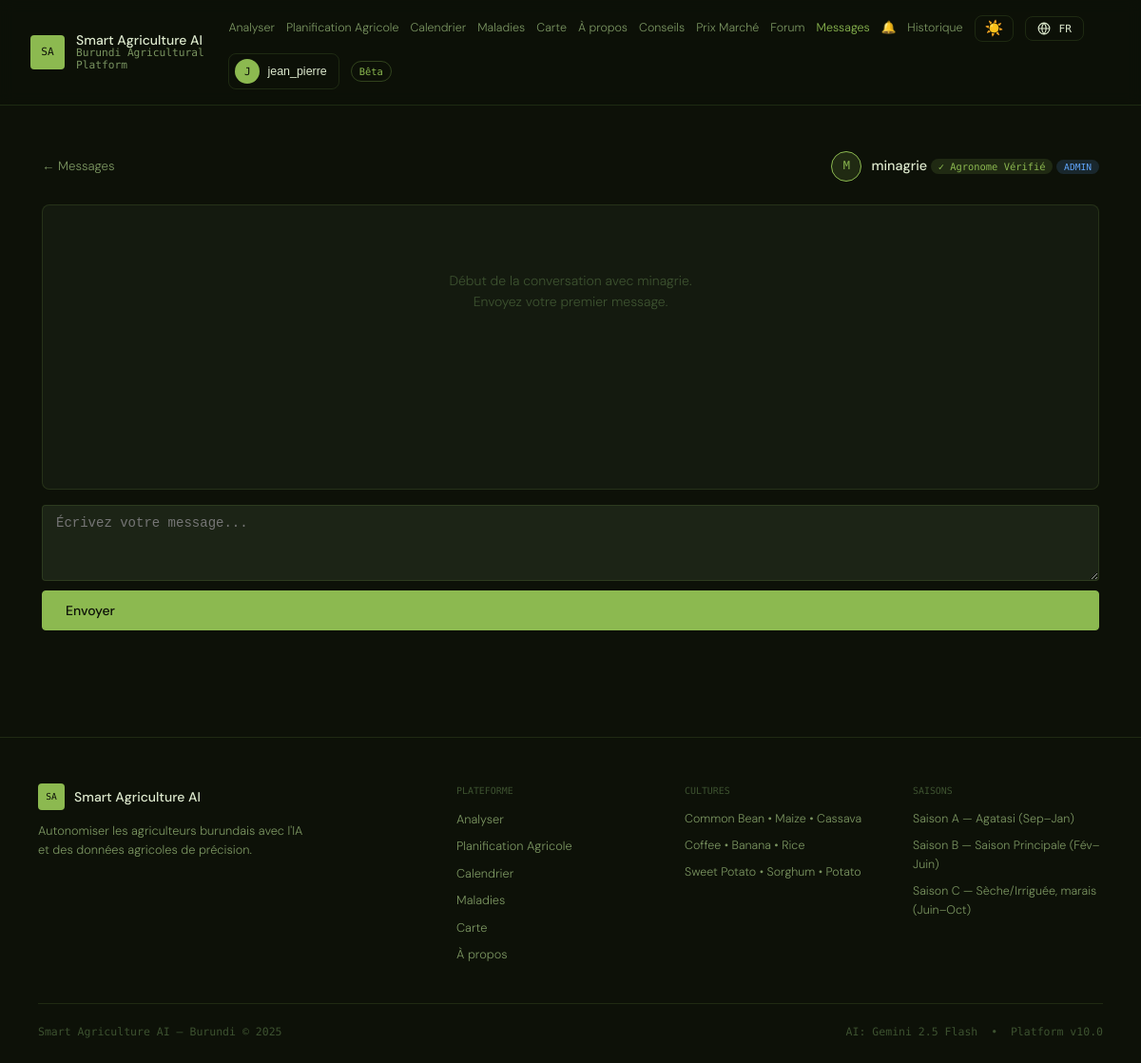
The app's page /community/messages/7 (signed in) with its own data.
### models.py (models this page shows, shortened)
class User(UserMixin, db.Model):
    __tablename__ = "users"
    id            = db.Column(db.Integer, primary_key=True)
    username      = db.Column(db.String(64),  unique=True, nullable=False)
    email         = db.Column(db.String(120), unique=True, nullable=False)
    password_hash = db.Column(db.String(256), nullable=False)
    role          = db.Column(db.String(20),  nullable=False, default="farmer")
    language      = db.Column(db.String(5),   nullable=False, default="fr")  # fr | rn | en
    theme         = db.Column(db.String(10),  nullable=False, default="dark") # dark | light
    full_name     = db.Column(db.String(120), nullable=True)
    phone         = db.Column(db.String(30),  nullable=True)
    province      = db.Column(db.String(60),  nullable=True)
    commune       = db.Column(db.String(60),  nullable=True)
    created_at    = db.Column(db.DateTime, default=datetime.utcnow)
    last_login    = db.Column(db.DateTime, nullable=True)
    is_active                = db.Column(db.Boolean, default=True)
    is_verified_professional = db.Column(db.Boolean, default=False)
    analyses      = db.relationship("Analysis", backref="user", lazy=True, cascade="all, delete-orphan")
    farms         = db.relationship("Farm", backref="owner", lazy=True, cascade="all, delete-orphan")
    forum_posts   = db.relationship("ForumPost", backref="author", lazy=True, cascade="all, delete-orphan")
    forum_replies = db.relationship("ForumReply", backref="author", lazy=True, cascade="all, delete-orphan")
    sent_messages = db.relationship("DirectMessage", foreign_keys="DirectMessage.sender_id", backref="sender", lazy=True, cascade="all, delete-orphan")
    recv_messages = db.relationship("DirectMessage", foreign_keys="DirectMessage.receiver_id", backref="receiver", lazy=True)

### community_routes.py (the view, shortened to what this page needs)
@community_bp.route("/messages/<int:partner_id>", methods=["GET", "POST"])
@login_required
def conversation(partner_id):
    partner = User.query.get_or_404(partner_id)
    if current_user.role == "farmer":
        can_dm = (partner.is_verified_professional or
                  partner.role in ("admin", "government"))
        if not can_dm:
            flash("You can only send direct messages to verified agronomists or government officials.", "error")
            return redirect(url_for("community.inbox"))
    messages = DirectMessage.query.filter(
        or_(
            and_(DirectMessage.sender_id==current_user.id, DirectMessage.receiver_id==partner_id),
            and_(DirectMessage.sender_id==partner_id, DirectMessage.receiver_id==current_user.id)
        )
    ).order_by(DirectMessage.created_at.asc()).all()
    DirectMessage.query.filter_by(
        sender_id=partner_id, receiver_id=current_user.id, is_read=False
    ).update({"is_read": True})
    db.session.commit()
    return render_template("community/conversation.html",
        partner=partner, messages=messages)

### app.py (called while the page is built)
@login_manager.user_loader
def load_user(uid): return User.query.get(int(uid))

def get_current_lang():
    if current_user.is_authenticated and current_user.language in SUPPORTED_LANGS:
        return current_user.language
    return session.get("lang", DEFAULT_LANG)

def get_current_theme():
    if current_user.is_authenticated and current_user.theme in ("dark","light"):
        return current_user.theme
    return session.get("theme", "dark")

@app.context_processor
def inject_translation():
    lang  = get_current_lang()
    theme = get_current_theme()
    return {"t": lambda key: t(key, lang), "current_lang": lang,
            "lang_names": LANG_NAMES, "supported_langs": SUPPORTED_LANGS,
            "current_theme": theme}

### translations.py (called while the page is built)
def t(key: str, lang: str = DEFAULT_LANG) -> str:
    if lang not in SUPPORTED_LANGS:
        lang = DEFAULT_LANG
    entry = STRINGS.get(key)
    if not entry:
        return key  # untranslated key shown as-is, makes missing strings obvious during dev
    return entry.get(lang) or entry.get(DEFAULT_LANG) or key

### templates/community/conversation.html (shortened to what this page needs)
{% extends "base.html" %}
{% block content %}
<div class="history-detail-header">
    <a href="{{ url_for('community.inbox') }}" class="back-link">&larr; Messages</a>
    <div style="display:flex;align-items:center;gap:10px">
        <span class="forum-avatar forum-avatar--pro">{{ partner.username[0].upper() }}</span>
        <div>
            <p style="font-weight:500;font-size:0.9rem">{{ partner.username }}
                {% if partner.is_verified_professional %}<span class="verified-badge">✓ Agronome Vérifié</span>{% endif %}
                {% if partner.role in ['admin','government'] %}<span class="gov-badge">{{ partner.role|upper }}</span>{% endif %}
            </p>
        </div>
    </div>
</div>
<div class="dm-thread" id="dmThread">
    {% if messages %}
    {% for msg in messages %}
    <div class="dm-bubble-wrap {% if msg.sender_id == current_user.id %}dm-bubble-wrap--mine{% else %}dm-bubble-wrap--theirs{% endif %}">
        <div class="dm-bubble {% if msg.sender_id == current_user.id %}dm-bubble--mine{% else %}dm-bubble--theirs{% endif %}">
            <p style="white-space:pre-wrap">{{ msg.body }}</p>
            <span class="dm-time">{{ msg.created_at.strftime('%d %b %H:%M') }}{% if msg.sender_id==current_user.id and msg.is_read %} ✓✓{% endif %}</span>
        </div>
    </div>
    {% endfor %}
    {% else %}
    <div style="text-align:center;padding:48px;color:var(--color-text-faint);font-size:0.875rem">
        Début de la conversation avec {{ partner.username }}.<br>Envoyez votre premier message.
    </div>
    {% endif %}
</div>
<form method="POST" class="dm-input-form" id="dmForm">
    <textarea name="body" id="dmInput" class="form-input" rows="3"
              placeholder="Écrivez votre message..." required></textarea>
    <button type="submit" class="btn btn--primary">Envoyer</button>
</form>
{% endblock %}

### templates/base.html (shortened to what this page needs)
<!DOCTYPE html>
<html lang="{{ current_lang }}" data-theme="{{ current_theme }}">
<head>
    <link rel="stylesheet" href="{{ url_for('static', filename='css/main.css') }}"/>
</head>
<body>
<header class="site-header">
    <a href="{{ url_for('index') }}" class="logo">
        <span class="logo-mark">SA</span>
        <div class="logo-text">
            <span class="logo-primary">Smart Agriculture AI</span>
            <span class="logo-tag">Burundi Agricultural Platform</span>
        </div>
    </a>
    <nav class="site-nav" id="desktopNav">
        <a href="{{ url_for('index') }}" class="nav-link {% if request.endpoint=='index' %}nav-link--active{% endif %}">{{ t('nav.analyze') }}</a>
        <a href="{{ url_for('farm.farm_list') }}" class="nav-link {% if request.blueprint=='farm' %}nav-link--active{% endif %}">{{ t('nav.farm_planning') }}</a>
        <a href="{{ url_for('calendar') }}" class="nav-link {% if request.endpoint=='calendar' %}nav-link--active{% endif %}">{{ t('nav.calendar') }}</a>
        <a href="{{ url_for('disease_library') }}" class="nav-link {% if request.endpoint=='disease_library' %}nav-link--active{% endif %}">{{ t('nav.diseases') }}</a>
        <a href="{{ url_for('outbreak_map') }}" class="nav-link {% if request.endpoint=='outbreak_map' %}nav-link--active{% endif %}">{{ t('nav.map') }}</a>
        <a href="{{ url_for('about') }}" class="nav-link {% if request.endpoint=='about' %}nav-link--active{% endif %}">{{ t('nav.about') }}</a>
        <a href="{{ url_for('features.planting_advice') }}" class="nav-link {% if request.endpoint=='features.planting_advice' %}nav-link--active{% endif %}">Conseils</a>
        <a href="{{ url_for('features.market') }}" class="nav-link {% if request.endpoint in ['features.market','features.market_post'] %}nav-link--active{% endif %}">Prix Marché</a>
        <a href="{{ url_for('community.forum') }}" class="nav-link {% if request.blueprint=='community' and 'forum' in (request.endpoint or '') %}nav-link--active{% endif %}">Forum</a>
        {% if current_user.is_authenticated %}
        <a href="{{ url_for('community.inbox') }}" class="nav-link {% if request.endpoint in ['community.inbox','community.conversation'] %}nav-link--active{% endif %}" id="inboxLink">
            Messages
        </a>
        <a href="{{ url_for('features.notifications') }}" class="nav-link {% if request.endpoint=='features.notifications' %}nav-link--active{% endif %}" id="notifLink">
            🔔
        </a>
        {% endif %}
        {% if current_user.is_authenticated %}
            <a href="{{ url_for('farm_history') }}" class="nav-link {% if 'history' in (request.endpoint or '') %}nav-link--active{% endif %}">{{ t('nav.history') }}</a>
        {% endif %}
        <button class="nav-theme-btn" id="themeToggleBtn" onclick="toggleTheme()" title="Toggle light/dark mode" aria-label="Toggle theme">
            <span id="themeIcon">{% if current_theme == 'light' %}🌙{% else %}☀️{% endif %}</span>
        </button>
        <div class="nav-lang-menu">
            <button class="nav-lang-btn" id="langMenuBtn" aria-label="Language">
                <svg width="14" height="14" viewBox="0 0 24 24" fill="none" stroke="currentColor" stroke-width="2"><circle cx="12" cy="12" r="10"/><path d="M2 12h20M12 2a15 15 0 0 1 0 20M12 2a15 15 0 0 0 0 20"/></svg>
                <span>{{ current_lang|upper }}</span>
            </button>
        </div>
        {% if current_user.is_authenticated %}
            <div class="nav-user-menu">
                <button class="nav-user-btn" id="userMenuBtn" aria-label="User menu">
                    <span class="nav-user-avatar">{{ current_user.username[0].upper() }}</span>
                    <span class="nav-user-name">{{ current_user.username }}</span>
                </button>
            </div>
        {% else %}
            <a href="{{ url_for('auth_login') }}" class="btn btn--outline nav-auth-btn">{{ t('nav.login') }}</a>
            <a href="{{ url_for('auth_register') }}" class="btn btn--primary nav-auth-btn">{{ t('nav.register') }}</a>
        {% endif %}
        <span class="nav-badge">{{ t('nav.beta') }}</span>
    </nav>
</header>
<main class="site-main">
    {% block content %}{% endblock %}
</main>
<footer class="site-footer">
    <div class="footer-grid">
        <div class="footer-brand">
            <div class="footer-logo">
                <span class="logo-mark logo-mark--sm">SA</span>
                <span class="footer-brand-name">Smart Agriculture AI</span>
            </div>
            <p class="footer-tagline">{{ t('footer.tagline') }}</p>
        </div>
        <div class="footer-col">
            <p class="footer-col-title">{{ t('footer.platform') }}</p>
            <a href="{{ url_for('index') }}" class="footer-link">{{ t('nav.analyze') }}</a>
            <a href="{{ url_for('farm.farm_list') }}" class="footer-link">{{ t('nav.farm_planning') }}</a>
            <a href="{{ url_for('calendar') }}" class="footer-link">{{ t('nav.calendar') }}</a>
            <a href="{{ url_for('disease_library') }}" class="footer-link">{{ t('nav.diseases') }}</a>
            <a href="{{ url_for('outbreak_map') }}" class="footer-link">{{ t('nav.map') }}</a>
            <a href="{{ url_for('about') }}" class="footer-link">{{ t('nav.about') }}</a>
        </div>
        <div class="footer-col">
            <p class="footer-col-title">{{ t('footer.crops') }}</p>
            <span class="footer-text">Common Bean &bull; Maize &bull; Cassava</span>
            <span class="footer-text">Coffee &bull; Banana &bull; Rice</span>
            <span class="footer-text">Sweet Potato &bull; Sorghum &bull; Potato</span>
        </div>
        <div class="footer-col">
            <p class="footer-col-title">{{ t('footer.seasons') }}</p>
            <span class="footer-text">{{ t('season.a') }}</span>
            <span class="footer-text">{{ t('season.b') }}</span>
            <span class="footer-text">{{ t('season.c') }}</span>
        </div>
    </div>
    <div class="footer-bottom">
        <span>Smart Agriculture AI &mdash; Burundi &copy; 2025</span>
        <span class="footer-bottom-right">AI: Gemini 2.5 Flash &nbsp;&bull;&nbsp; Platform v10.0</span>
    </div>
</footer>
</body>
</html>

### records on screen
User: username "J", username "jean_pierre"
User: username "M", username "minagrie", role "ADMIN"

### other values on screen
{{ t('nav.analyze') }} "Analyser"
{{ t('nav.farm_planning') }} "Planification Agricole"
{{ t('nav.calendar') }} "Calendrier"
{{ t('nav.diseases') }} "Maladies"
{{ t('nav.map') }} "Carte"
{{ t('nav.about') }} "À propos"
{{ t('nav.history') }} "Historique"
{{ current_lang|upper }} "FR"
{{ t('nav.beta') }} "Bêta"
{{ t('footer.tagline') }} "Autonomiser les agriculteurs burundais avec l'IA et des données agricoles de précision."
{{ t('footer.platform') }} "PLATEFORME"
{{ t('footer.crops') }} "CULTURES"
{{ t('footer.seasons') }} "SAISONS"
{{ t('season.a') }} "Saison A — Agatasi (Sep–Jan)"
{{ t('season.b') }} "Saison B — Saison Principale (Fév–Juin)"
